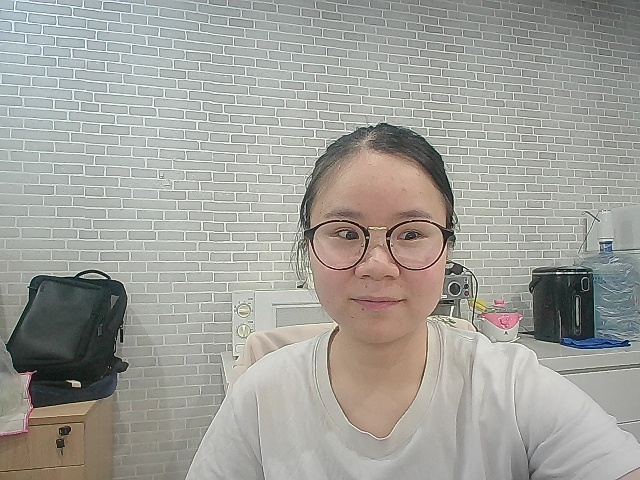
#> input picture SC_Face_Anti_Eye_Status/img/2.jpg, 640 x 480 px
$ python -i common.py   (imports and definitions only)   (older library calls are emulated)
#> lines starting #> are read from the running program, lines starting #| are printed output that depends on the picture; after the words box and inside, x2 and y2 are one past the last pixel; in counts of white or black regions, pixels touching at a corner belong together
#> further down, picture is the input picture: shape (480, 640, 3); mean B, G, R 154.5, 160.3, 160.9
import numpy as np
import cv2


# [60 lines left out: functions judge_angle, blurness, not called in this run]

def illumination(image):
    image = cv2.resize(image, (30, 30))
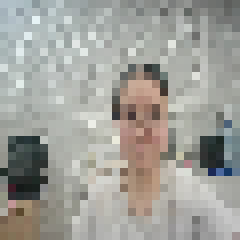
#> image: shape (30, 30, 3) (shown 8 times larger); mean of channels 0, 1, 2 153.8, 159.5, 160.1; drawn as B, G, R
    gray = cv2.cvtColor(image, cv2.COLOR_BGR2GRAY)
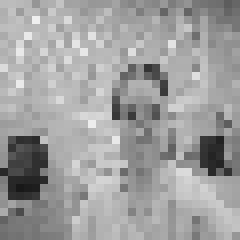
#> gray: shape (30, 30) (shown 8 times larger); min 24, max 239, mean 159
    dark_part = cv2.inRange(gray, 0, 30)
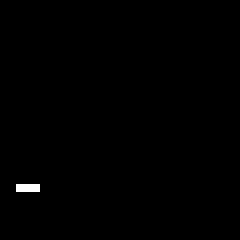
#> dark_part: shape (30, 30) (shown 8 times larger); 0.33% white in thin lines or dots, all inside (x1, y1, x2, y2) = (2, 23, 5, 24)
    bright_part = cv2.inRange(gray, 220, 255)
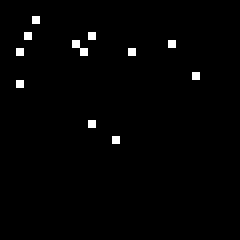
#> bright_part: shape (30, 30) (shown 8 times larger); 1.3% white in thin lines or dots, all inside (x1, y1, x2, y2) = (2, 2, 25, 18)
    #print(gray.shape, bright_part.shape, dark_part.shape)
    total_pixel = np.size(gray)
#> total_pixel = 900
    dark_pixel = np.sum(dark_part > 0)
#> dark_pixel = 3
    bright_pixel = np.sum(bright_part > 0)
#> bright_pixel = 12
    dark_score = float(dark_pixel)/total_pixel
#> dark_score = 0.00333
    bright_score = float(bright_pixel)/total_pixel
#> bright_score = 0.0133
    score = (bright_score-dark_score+1)/2.0*255
#> score = 128.8
    return score


# [14 lines left out: function box_adge, not called in this run]

>>> import cv2
>>> picture = cv2.imread('../img/2.jpg')
>>> result = illumination(picture)
#> result = 128.8

$ run again, on SC_Face_Anti_Eye_Status/img/4.jpg
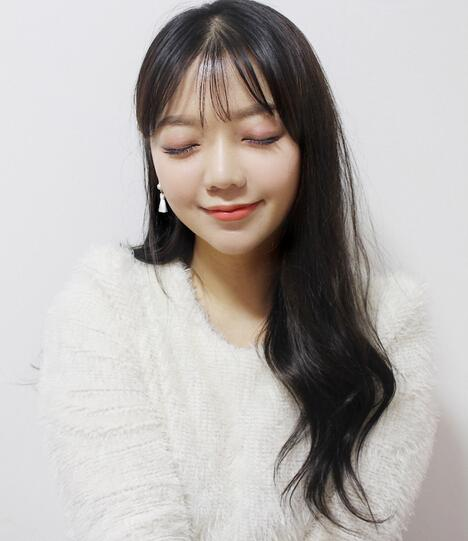
#> input picture SC_Face_Anti_Eye_Status/img/4.jpg, 468 x 541 px
#> picture is the input picture: shape (541, 468, 3); mean B, G, R 173.7, 176.4, 181.4
#> in illumination, `dark_part = cv2.inRange(gray, 0, 30)`:
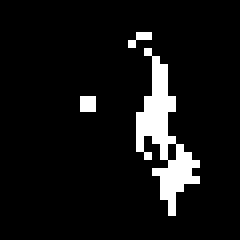
#> dark_part: shape (30, 30) (shown 8 times larger); 7.7% white in thin lines or dots, all inside (x1, y1, x2, y2) = (10, 4, 25, 27)
#> in illumination, `bright_part = cv2.inRange(gray, 220, 255)`:
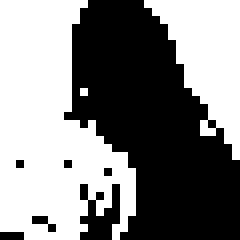
#> bright_part: shape (30, 30) (shown 8 times larger); 51.8% white; 7 black regions (5 under 20 px), largest, box (x1, y1, x2, y2) and area: (8, 0, 30, 30) 403, (10, 23, 15, 30) 22
#> total_pixel = 900
#> dark_pixel = 69
#> bright_pixel = 466
#> dark_score = 0.0767
#> bright_score = 0.518
#> score = 183.7
